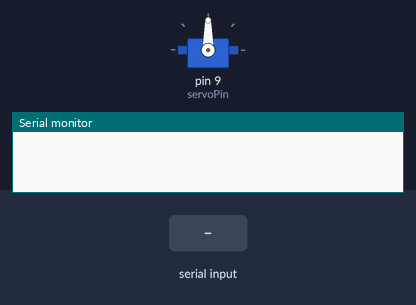
Simulated run of this sketch. Board: Arduino Uno, built with avr-gcc and run on an emulated ATmega328P. Shown: servo, the last lines printed to the serial monitor. The test bench sets the inputs (shaded band).

Above: at 1.2 s.
1.3 s: "STEER:\n" received over Serial
At 2.0 s:
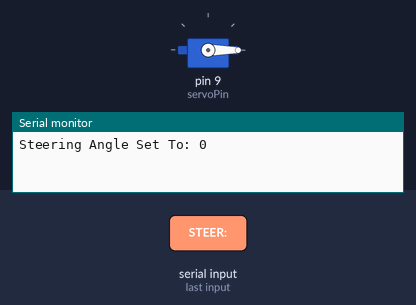
2.8 s: "STEER:90\n" received over Serial
At 3.2 s:
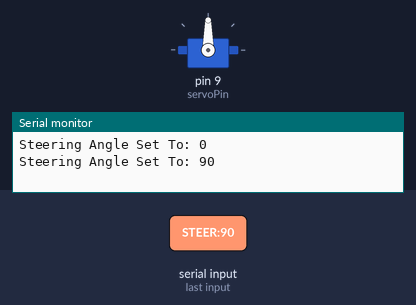
4.3 s: "STEER:,45\n" received over Serial
At 5.6 s:
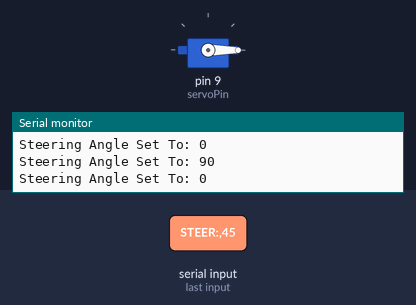
Timing chart, 0 to 7.3 s (numbered marks = the images above; inputs shaded):
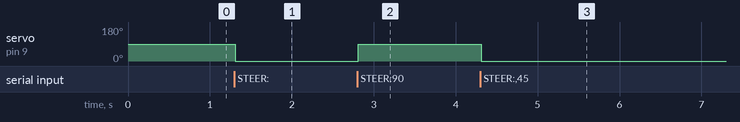

Measured:
- after the input at 1.3 s, servo on pin 9 (servoPin): 90° → 0° at once
- after the input at 2.8 s, servo on pin 9 (servoPin): 0° → 90° at once
- after the input at 4.3 s, servo on pin 9 (servoPin): 90° → 0° at once

The sketch:

angle_test.ino
```cpp
#include <Servo.h>

Servo steeringServo;
const int servoPin = 9;  // Connect servo signal wire to pin 9

const int minAngle = 0;
const int maxAngle = 180;
const int centerAngle = 90;

void setup() {
    Serial.begin(9600);
    steeringServo.attach(servoPin);
    steeringServo.write(centerAngle);  // Set servo to center position initially
}

void loop() {
    if (Serial.available()) {
        String input = Serial.readStringUntil('\n');
        if (input.startsWith("STEER:")) {
            int angle = input.substring(6).toInt();
            if (angle >= minAngle && angle <= maxAngle) {
                steeringServo.write(angle);
                Serial.print("Steering Angle Set To: ");
                Serial.println(angle);
            } else {
                Serial.println("Invalid Angle. Must be between 0 and 270.");
            }
        }
    }
}
```
